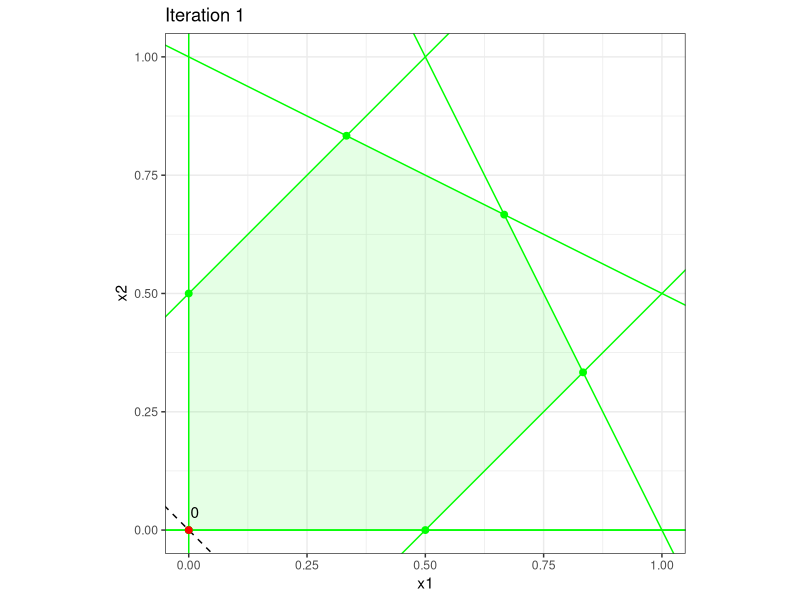
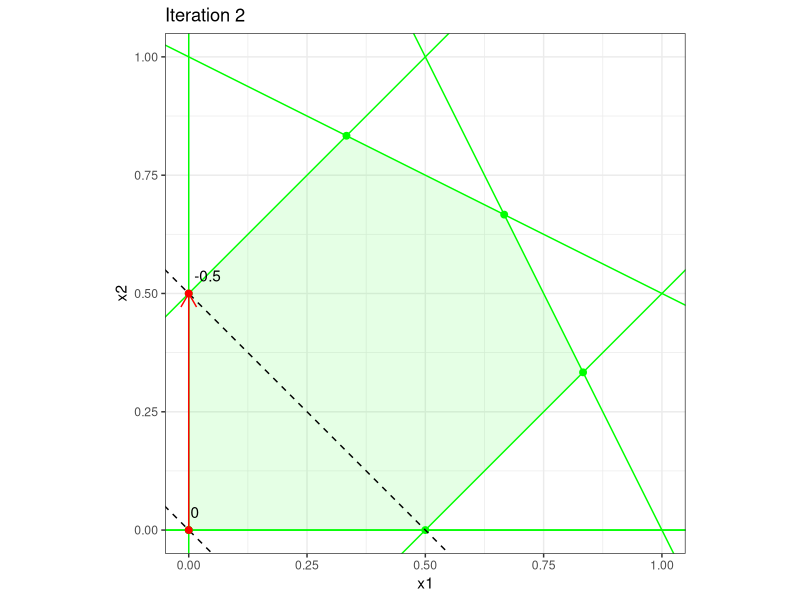
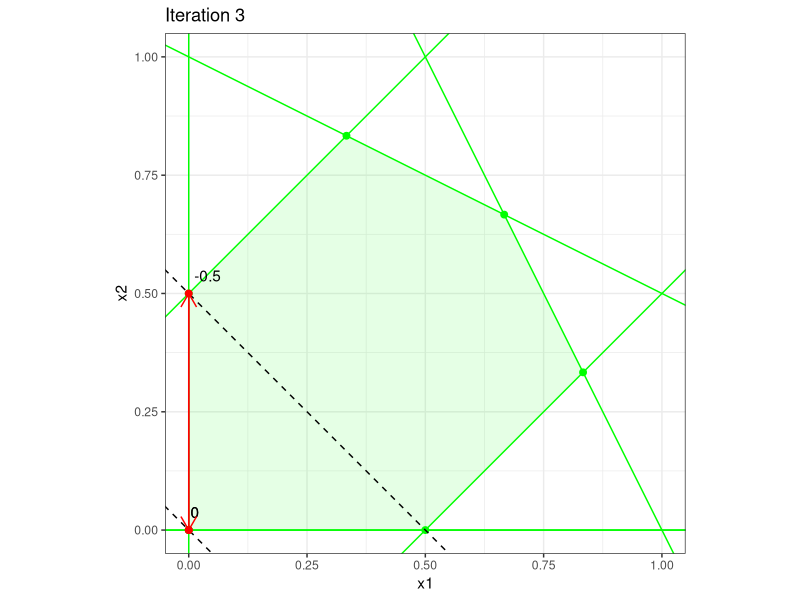
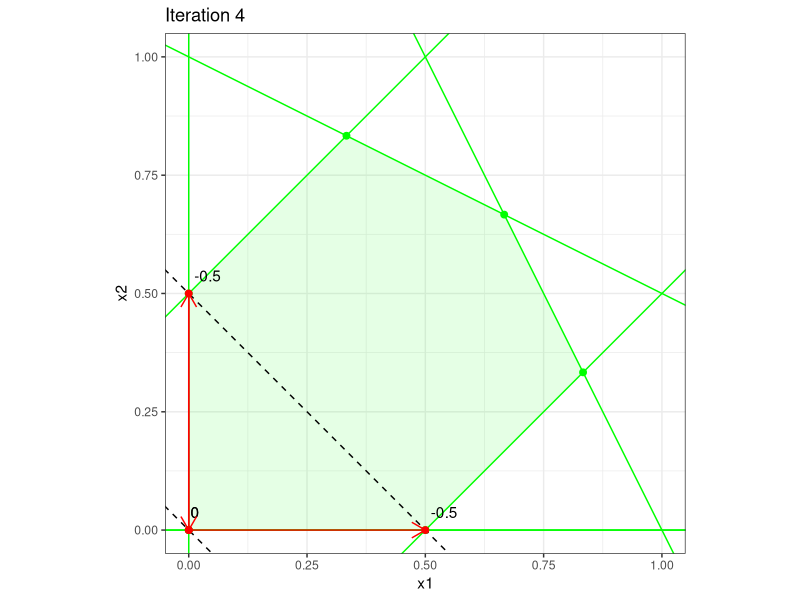
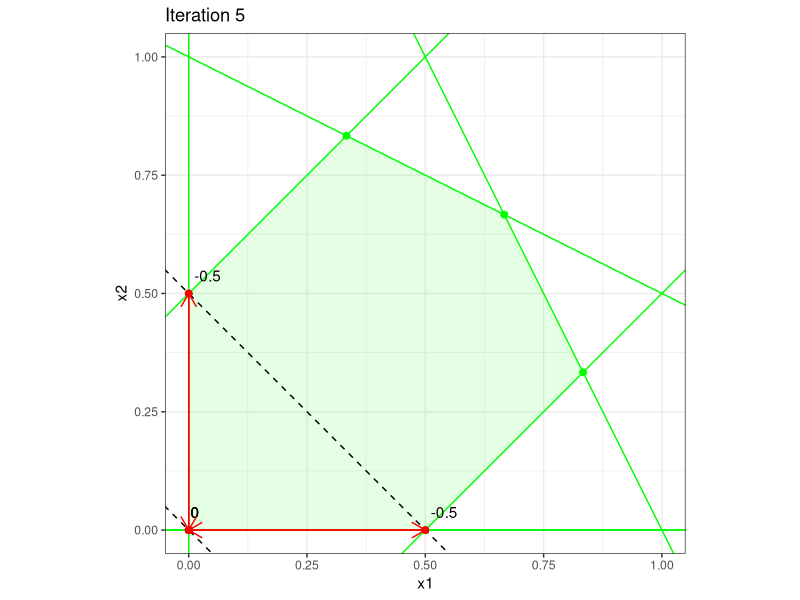
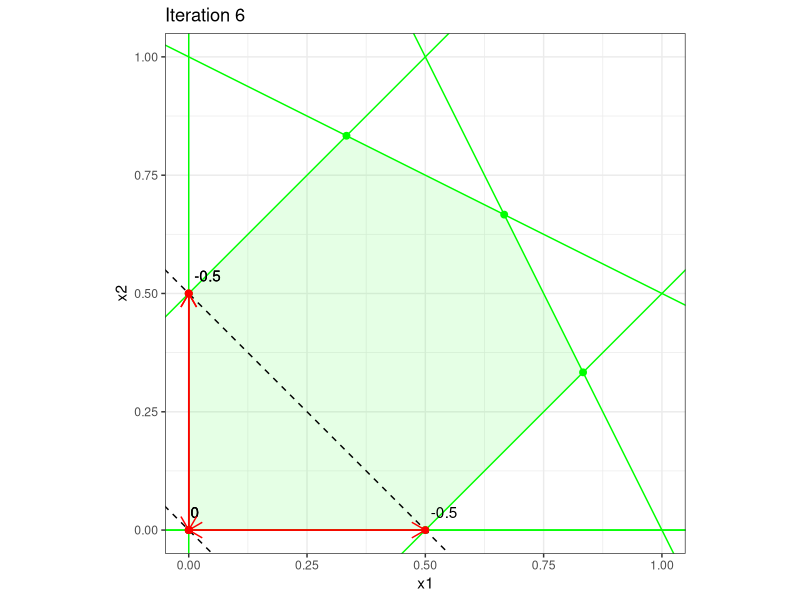
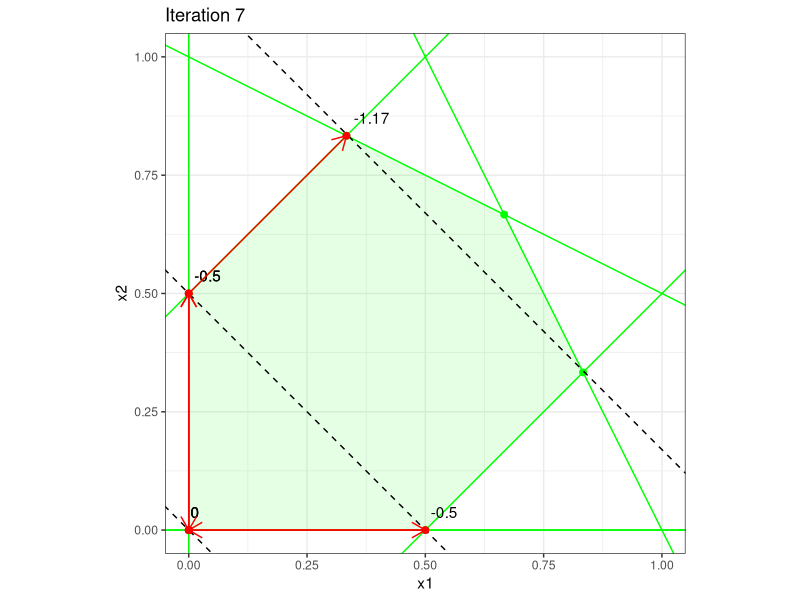
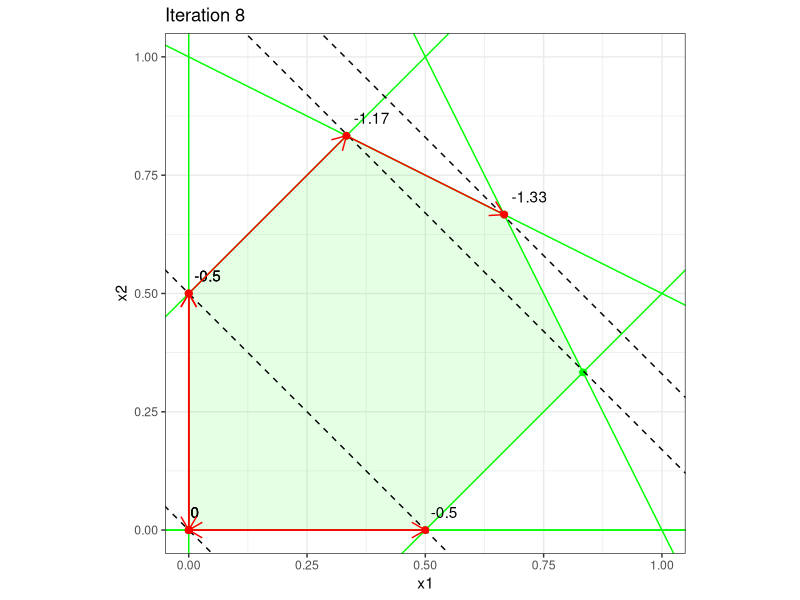

Write R code to recreate these figures, in order.
# ------------------------------------------------------------------------------
# constrained

# FIG: simplex algorithm implementation
# ------------------------------------------------------------------------------

library(ggplot2)

# ------------------------------------------------------------------------------

A = matrix(c(-1, 1, 2, 1, -1, 0, 1, 2, 1, -1, 0, - 1), ncol = 2)
b = c(0.5, 2, 2, 0.5, 0, 0)

start = c(0, 0)
cost = c(-1, -1)


simplex = function(A, b, cost, start) {
  c = - cost

  V = data.frame(x1 = start[1], x2 = start[2], x1old = NA, x2old = NA, cost = cost %*% start, intercept = cost %*% start / cost[2], slope = - cost[1] / cost[2])
  
  m = dim(A)[1]
  n = dim(A)[2]
  
  combs = (combn(dim(A)[1], dim(A)[2]))

  end = F
  counter = 1
  

  while (end == F) {
    
    v = as.numeric(V[counter, c("x1", "x2")])
    
    basis = which(round(A %*% v - b, 2) == 0)
    
    N = setdiff(1:m, basis)
    
    edges = - solve(A[basis, ])
    
    if (all(c %*% edges <= 0)) {
      end = T
      
      # return(v)
      
    } else {
      p = sample(which(c %*% edges > 0), 1)
      R = which(A %*% edges[, p] > 0)
      
      if (length(R) == 0) {
        stop("unbounded problem")
      } else {
        inew = R[which.min((b[R] - A[R, ] %*% v) / (A[R, ] %*% edges[, p]))]
        lambda = min((b[R] - A[R, ] %*% v) / (A[R, ] %*% edges[, p]))
        basis = basis[- p]
        basis = c(basis, inew)
        
        vnew = v + lambda * edges[, p]
        costnew = round(cost %*% vnew, 2)
        
        counter = counter + 1
        
        V = rbind(V, c(vnew, v, costnew, costnew / cost[2], - cost[1] / cost[2]))
        
      }
    }
  }
  return(V)
}


V = simplex(A, b, cost, start)
V


# plot polyhedron
plotPoly = function(A, b) {
  
  p = ggplot(data = data.frame(x = 0), mapping = aes(x = x)) 
  p = p + geom_point(x = 0, y = 0, size = 2, color = "green")
  
  for (i in 1:dim(A)[1]) {
    p = p + geom_abline(intercept = b[i] / A[i, 2], slope = - A[i, 1] / A[i, 2], color = "green")
    # p = p + geom_point(x = 0, y = b[i] / A[i, 2], color = "green", size = 2)
    # p = p + geom_point(x = b[i] / A[i, 1], y = 0, color = "green", size = 2)
  }
  
  p = p + geom_segment(aes(x = 0, y = -Inf, xend = 0, yend = Inf), color = "green")
  p = p + geom_segment(aes(x = -Inf, y = 0, xend = Inf, yend = 0), color = "green")
  
  combs = combn(1:dim(A)[1], 2)
  
  V = matrix(0, 0, 2)
  
  for (i in 1:dim(combs)[2]) {
    
    ind = combs[, i]
    
    if (det(A[ind, ]) != 0) {
      sol = solve(A[ind, ], b[ind])
      
      if (all(A %*% sol <= b)) {
        V = rbind(V, solve(A[ind, ], b[ind]))
        p = p + geom_point(x = sol[1], y = sol[2], color = "green", size = 2)
      }
    }
  }
  
  V = as.data.frame(V)
  
  center = apply(V, 2, mean)
  Vdiff = V - center
  
  ordering = vector(length = 0)
  
  for (i in 1:dim(Vdiff)[1]) {
    ordering = cbind(ordering, atan2(Vdiff[i, 1], Vdiff[i, 2]))
  }
  
  V = V[order(ordering), ]
  
  p = p + geom_polygon(data = V, aes(x = V1, y = V2), fill = "green", alpha = 0.1)
  
  p = p + coord_equal()
  
  
  p = p + xlim(c(0, 1)) + ylim(c(0, 1)) + theme_bw() 
  
  p = p + xlab("x1") + ylab("x2")
  
  p
}


for (i in 1:dim(V)[1]) {
  p1 = plotPoly(A, b) + ggtitle(paste("Iteration", i))
  p1 = p1 + geom_abline(data = V[1:i, ], aes(intercept = intercept, slope = slope), lty = 2)
  # p1 = p1 + geom_segment(data = V[1:i, ], aes(x = x1, y = x2, xend = x1 - 0.4 * cost[1], yend = x2 - 0.4 * cost[2]), arrow = arrow(length = unit(0.03, "npc")))
  p1 = p1 + geom_point(data = V[1:i, ], aes(x = x1, y = x2), color = "red", size = 2)
  p1 = p1 + geom_text(data = V[1:i, ], aes(x = x1, y = x2, label = cost), hjust = - 0.2, vjust = - 1)
  p1 = p1 + geom_segment(data = V[1:i, ], aes(x = x1old, y = x2old, xend = x1, yend = x2), color = "red", arrow = arrow(length = unit(0.03, "npc")))
  
  ggsave(filename = paste("../figure_man/simplex_implementation/iter", i, ".png", sep = ""), p1)
}
